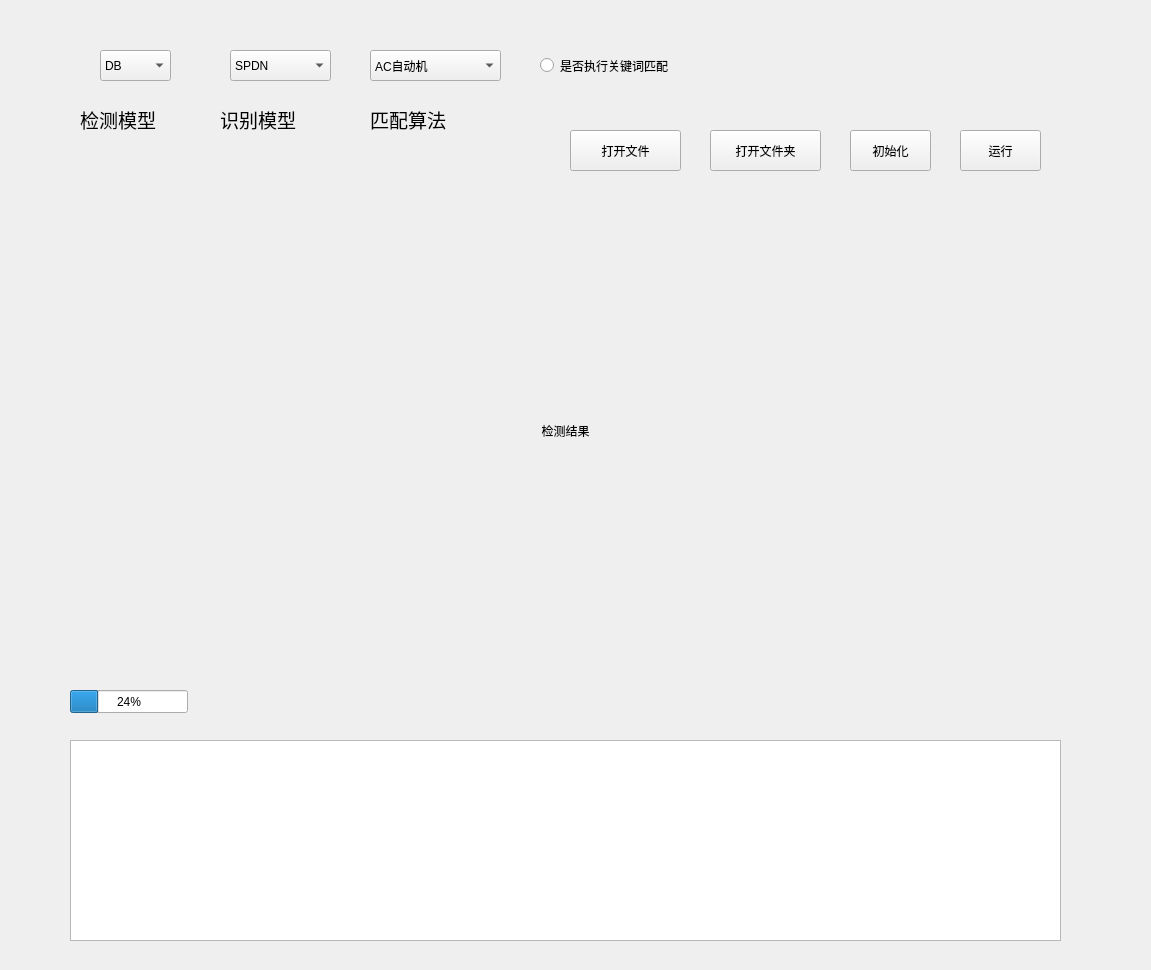
<?xml version="1.0" encoding="UTF-8"?>
<ui version="4.0">
 <class>Widget</class>
 <widget class="QWidget" name="Widget">
  <property name="geometry">
   <rect>
    <x>0</x>
    <y>0</y>
    <width>1151</width>
    <height>970</height>
   </rect>
  </property>
  <property name="windowTitle">
   <string>复杂网络视频图像文字提取与关键词匹配系统</string>
  </property>
  <widget class="QPushButton" name="pushButton_run">
   <property name="geometry">
    <rect>
     <x>960</x>
     <y>130</y>
     <width>81</width>
     <height>41</height>
    </rect>
   </property>
   <property name="text">
    <string>运行</string>
   </property>
  </widget>
  <widget class="QComboBox" name="comboBox_det">
   <property name="geometry">
    <rect>
     <x>100</x>
     <y>50</y>
     <width>71</width>
     <height>31</height>
    </rect>
   </property>
   <item>
    <property name="text">
     <string>DB</string>
    </property>
   </item>
   <item>
    <property name="text">
     <string>CTPN</string>
    </property>
   </item>
  </widget>
  <widget class="QLabel" name="label_2">
   <property name="geometry">
    <rect>
     <x>80</x>
     <y>100</y>
     <width>120</width>
     <height>40</height>
    </rect>
   </property>
   <property name="text">
    <string>&lt;html&gt;&lt;head/&gt;&lt;body&gt;&lt;p&gt;&lt;span style=&quot; font-size:14pt;&quot;&gt;检测模型&lt;/span&gt;&lt;/p&gt;&lt;/body&gt;&lt;/html&gt;</string>
   </property>
  </widget>
  <widget class="QComboBox" name="comboBox_rec">
   <property name="geometry">
    <rect>
     <x>230</x>
     <y>50</y>
     <width>101</width>
     <height>31</height>
    </rect>
   </property>
   <item>
    <property name="text">
     <string>SPDN</string>
    </property>
   </item>
   <item>
    <property name="text">
     <string>ISMN</string>
    </property>
   </item>
   <item>
    <property name="text">
     <string>CRNN</string>
    </property>
   </item>
   <item>
    <property name="text">
     <string>Attention</string>
    </property>
   </item>
  </widget>
  <widget class="QLabel" name="label_3">
   <property name="geometry">
    <rect>
     <x>220</x>
     <y>100</y>
     <width>120</width>
     <height>40</height>
    </rect>
   </property>
   <property name="text">
    <string>&lt;html&gt;&lt;head/&gt;&lt;body&gt;&lt;p&gt;&lt;span style=&quot; font-size:14pt;&quot;&gt;识别模型&lt;/span&gt;&lt;/p&gt;&lt;/body&gt;&lt;/html&gt;</string>
   </property>
  </widget>
  <widget class="QProgressBar" name="progressBar">
   <property name="geometry">
    <rect>
     <x>70</x>
     <y>690</y>
     <width>118</width>
     <height>23</height>
    </rect>
   </property>
   <property name="value">
    <number>24</number>
   </property>
  </widget>
  <widget class="QLabel" name="label_4">
   <property name="geometry">
    <rect>
     <x>370</x>
     <y>100</y>
     <width>120</width>
     <height>40</height>
    </rect>
   </property>
   <property name="text">
    <string>&lt;html&gt;&lt;head/&gt;&lt;body&gt;&lt;p&gt;&lt;span style=&quot; font-size:14pt;&quot;&gt;匹配算法&lt;/span&gt;&lt;/p&gt;&lt;/body&gt;&lt;/html&gt;</string>
   </property>
  </widget>
  <widget class="QComboBox" name="comboBox_mat">
   <property name="geometry">
    <rect>
     <x>370</x>
     <y>50</y>
     <width>131</width>
     <height>31</height>
    </rect>
   </property>
   <item>
    <property name="text">
     <string>AC自动机</string>
    </property>
   </item>
   <item>
    <property name="text">
     <string>模糊匹配</string>
    </property>
   </item>
  </widget>
  <widget class="QRadioButton" name="radioButton_mat">
   <property name="geometry">
    <rect>
     <x>540</x>
     <y>50</y>
     <width>191</width>
     <height>31</height>
    </rect>
   </property>
   <property name="text">
    <string>是否执行关键词匹配</string>
   </property>
  </widget>
  <widget class="QTextEdit" name="textEdit_recResult">
   <property name="geometry">
    <rect>
     <x>70</x>
     <y>740</y>
     <width>991</width>
     <height>201</height>
    </rect>
   </property>
  </widget>
  <widget class="QLabel" name="label_detResult">
   <property name="geometry">
    <rect>
     <x>70</x>
     <y>200</y>
     <width>991</width>
     <height>461</height>
    </rect>
   </property>
   <property name="text">
    <string>检测结果</string>
   </property>
   <property name="alignment">
    <set>Qt::AlignCenter</set>
   </property>
  </widget>
  <widget class="QPushButton" name="pushButton_init">
   <property name="geometry">
    <rect>
     <x>850</x>
     <y>130</y>
     <width>81</width>
     <height>41</height>
    </rect>
   </property>
   <property name="text">
    <string>初始化</string>
   </property>
  </widget>
  <widget class="QPushButton" name="pushButton_uploaddir">
   <property name="geometry">
    <rect>
     <x>710</x>
     <y>130</y>
     <width>111</width>
     <height>41</height>
    </rect>
   </property>
   <property name="text">
    <string>打开文件夹</string>
   </property>
  </widget>
  <widget class="QPushButton" name="pushButton_uploadfile">
   <property name="geometry">
    <rect>
     <x>570</x>
     <y>130</y>
     <width>111</width>
     <height>41</height>
    </rect>
   </property>
   <property name="text">
    <string>打开文件</string>
   </property>
  </widget>
 </widget>
 <layoutdefault spacing="6" margin="11"/>
 <resources/>
 <connections/>
</ui>
